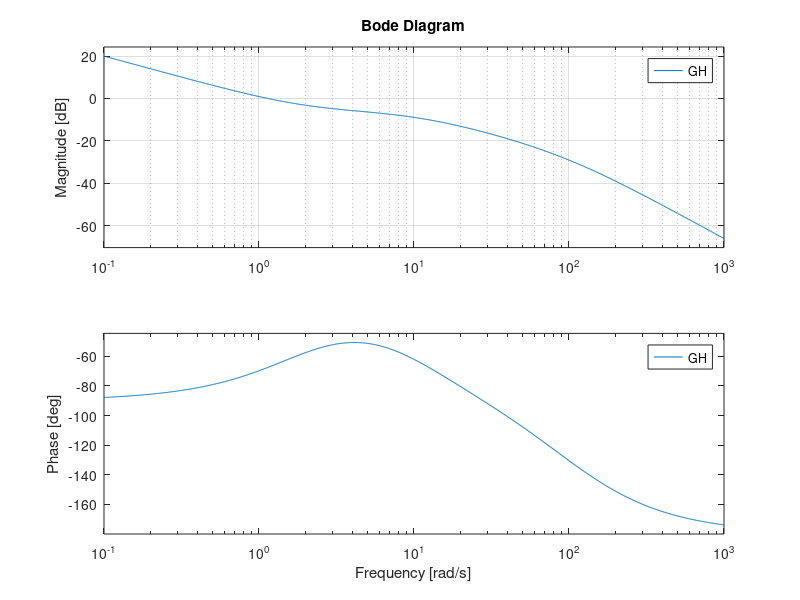

The MATLAB script that drew this image:
clear all;
clc;

%Type 1 system where n-m = 2


N = [0.5 1];
D = conv(  [0.01 1], conv([1 0], [0.1 1])	);

GH = tf(N, D);


figure;
subplot(2,2,1);
rlocus(GH);

subplot(2,2,3);
nyquist(GH);
axis([-10 10 -10 10])
grid;

% Margins
[Gm,Pm,Wgm,Wpm] = margin(GH)

subplot(1,2,2, 'replace');
bode(GH);
grid;
